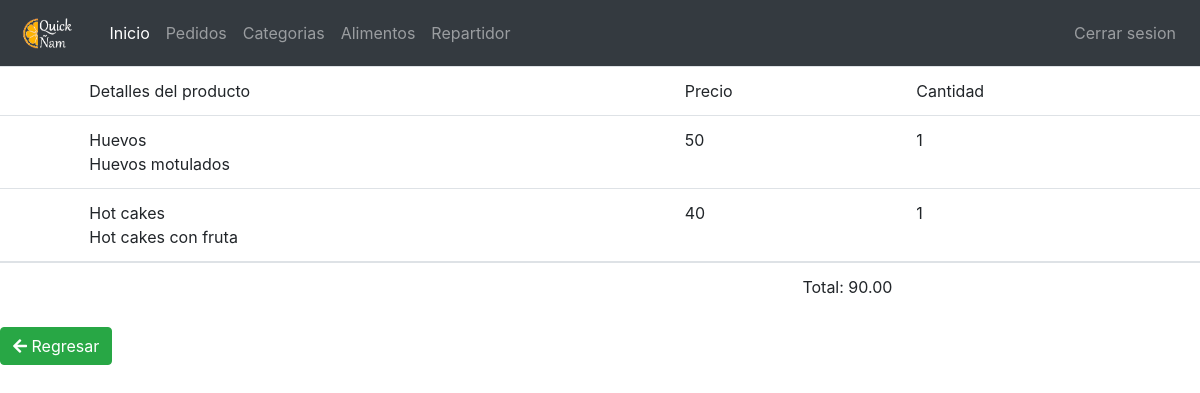
The page /administrador/ver-orden/3 (signed in) on the database its author committed.
### cliente/models.py (models this page shows)
class ArticuloCarrito(models.Model):
    producto = models.ForeignKey(Alimento, on_delete=models.CASCADE)
    cantidad = models.IntegerField(default=1)
    precio = models.FloatField(blank=True)
    carrito = models.ForeignKey('Carrito', on_delete=models.CASCADE)

class Orden(models.Model):
    user = models.ForeignKey(Cliente, blank=True, null=True, on_delete=models.CASCADE)
    order_id = models.CharField(unique=True, max_length=120, default='abc')
    ubicacion = models.ForeignKey(Ubicacion, on_delete=models.CASCADE, blank=True)
    carrito = models.OneToOneField(Carrito, on_delete=models.CASCADE)
    estado = models.IntegerField(default = 0, choices=ORDER_STATUS, blank=True)
    fecha = models.DateTimeField(auto_now_add=True)
    total = models.DecimalField(default=1000.0, max_digits=300, decimal_places=2)

### admin_alimentos/models.py (models this page shows, shortened)
class Alimento(models.Model):
	nombre = models.CharField(max_length=200)
	precio = models.IntegerField()
	foto = models.ImageField(blank=True, upload_to = 'fotos')
	descripcion =models.CharField(max_length=300)
	categoria = models.ForeignKey(Categoria, on_delete=models.CASCADE)

### admin_repartidor/views.py (the view)
# urls.py: path('ver-orden/<int:id>', views.VerOrden.as_view(), name='ver_orden'),
class VerOrden(View):
    template = "admin_repartidor/order_list_admin.html"
    def get(self, request, id):
        orden = Orden.objects.get(id = id)
        articulos = ArticuloCarrito.objects.filter(carrito = orden.carrito)
        contexto = {"orden" : orden, "alimentos" : articulos}
        return render(request,self.template, contexto)

### admin_repartidor/templates/admin_repartidor/order_list_admin.html (shortened to what this page needs)
{% extends 'admin_repartidor/base.html' %}
{% load bootstrap4 %}
    {% load static %}
{% block body_content %}
    {%if user.is_authenticated%}
    	<div class="tab-content">
  <div class="tab-pane active" id="home" role="tabpanel" aria-labelledby="home-tab">
  	<table class="table table-hover">
		<thead>
			<tr>
				<td></td>
				<td>Detalles del producto</td>
				<td>Precio</td>
				<td>Cantidad</td>
			</tr>
		</thead>
		<tbody>
				{%for articulo in alimentos%}
					<tr>
							<td>{{orden.producto.foto}}</td>
							<td>{{articulo.producto.nombre}} <br> {{articulo.producto.descripcion}}</td>
							<td>{{articulo.producto.precio}}</td>
							<td>{{articulo.cantidad}}</td>
					</tr>
				{% endfor %}
		</tbody>
		<td style="text-align: right;" colspan="3">Total: {{orden.total }}</td>
	</table>
	<button class="btn btn-success" onclick="goBack()"><i class="fas fa-arrow-left"></i> Regresar</button>
    {%endif%}
{% endblock body_content%}

### rows shown on the page
ArticuloCarrito: producto.nombre "Huevos", producto.descripcion "Huevos motulados", producto.precio "50", cantidad "1"
ArticuloCarrito: producto.nombre "Hot cakes", producto.descripcion "Hot cakes con fruta", producto.precio "40", cantidad "1"
Orden: total "90.00"
